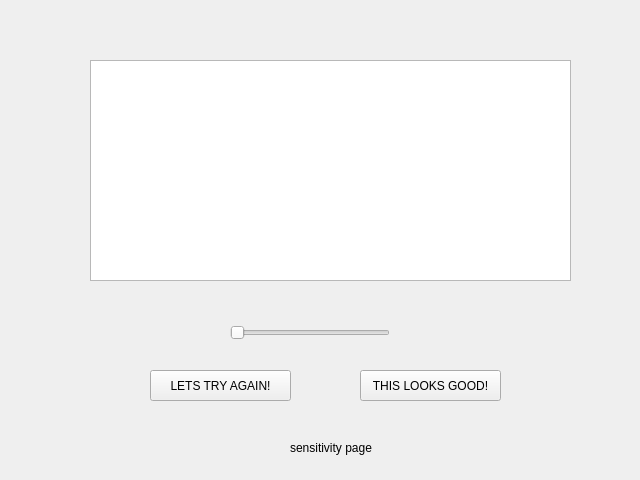
<?xml version="1.0" encoding="UTF-8"?>
<ui version="4.0">
 <class>SensitivityPage</class>
 <widget class="QWidget" name="SensitivityPage">
  <property name="geometry">
   <rect>
    <x>0</x>
    <y>0</y>
    <width>640</width>
    <height>480</height>
   </rect>
  </property>
  <property name="windowTitle">
   <string>Form</string>
  </property>
  <widget class="QSlider" name="slider">
   <property name="geometry">
    <rect>
     <x>230</x>
     <y>320</y>
     <width>160</width>
     <height>25</height>
    </rect>
   </property>
   <property name="orientation">
    <enum>Qt::Orientation::Horizontal</enum>
   </property>
  </widget>
  <widget class="QPushButton" name="acceptSensitivityButton">
   <property name="geometry">
    <rect>
     <x>360</x>
     <y>370</y>
     <width>141</width>
     <height>31</height>
    </rect>
   </property>
   <property name="text">
    <string>THIS LOOKS GOOD!</string>
   </property>
  </widget>
  <widget class="QPushButton" name="rejectSensitivityButton">
   <property name="geometry">
    <rect>
     <x>150</x>
     <y>370</y>
     <width>141</width>
     <height>31</height>
    </rect>
   </property>
   <property name="text">
    <string>LETS TRY AGAIN!</string>
   </property>
  </widget>
  <widget class="QGraphicsView" name="graphicsView">
   <property name="geometry">
    <rect>
     <x>90</x>
     <y>60</y>
     <width>481</width>
     <height>221</height>
    </rect>
   </property>
  </widget>
  <widget class="QLabel" name="label">
   <property name="geometry">
    <rect>
     <x>290</x>
     <y>440</y>
     <width>141</width>
     <height>16</height>
    </rect>
   </property>
   <property name="text">
    <string>sensitivity page</string>
   </property>
  </widget>
 </widget>
 <resources/>
 <connections/>
</ui>
